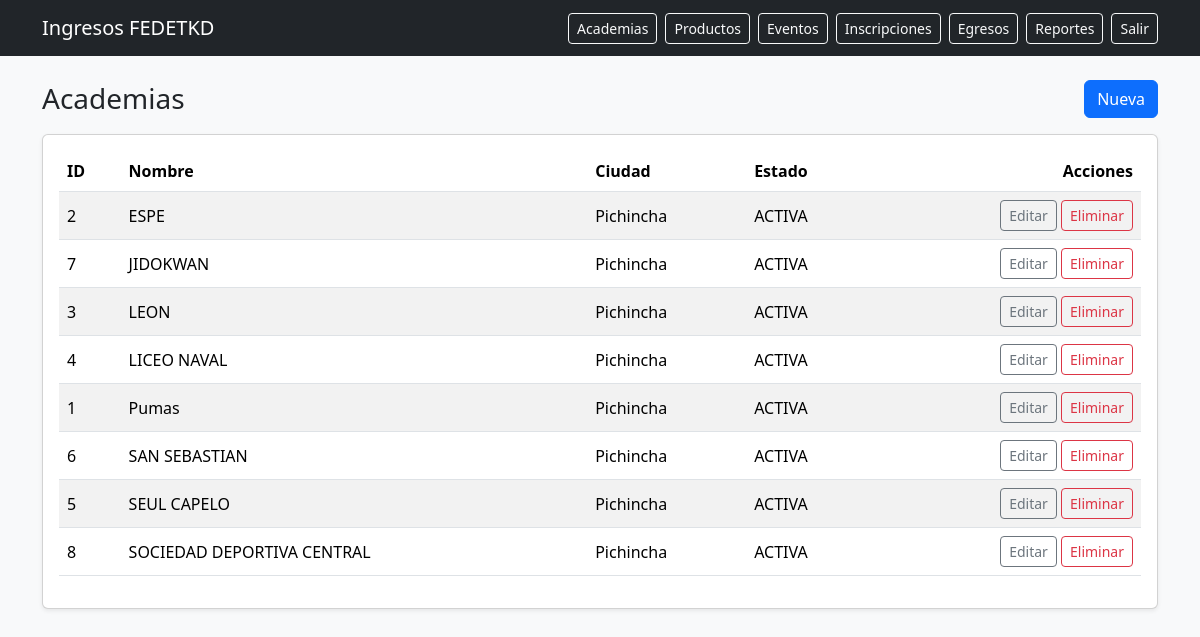
Page /academias/ (signed in) on the committed database.
### app/models/academia.py (models this page shows)
class Academia(TimestampMixin, db.Model):
    __tablename__ = "academias"
    id = db.Column(db.Integer, primary_key=True)
    nombre = db.Column(db.String(190), unique=True, nullable=False, index=True)
    ruc = db.Column(db.String(20), nullable=True)
    provincia = db.Column(db.String(100), nullable=True)
    ciudad = db.Column(db.String(100), nullable=True)
    direccion = db.Column(db.String(255), nullable=True)
    representante = db.Column(db.String(190), nullable=True)
    telefono = db.Column(db.String(50), nullable=True)
    email = db.Column(db.String(190), nullable=True)
    estado = db.Column(db.String(20), default="ACTIVA", nullable=False)  # ACTIVA/INACTIVA

### app/blueprints/academias/routes.py (the view)
@bp.route("/")
@login_required
def index():
    academias = Academia.query.order_by(Academia.nombre.asc()).all()
    return render_template("academias/index.html", academias=academias)

### app/models/auth.py (called while the page is built)
@login_manager.user_loader
def load_user(user_id: str):
    return User.query.get(int(user_id))

### app/templates/academias/index.html (shortened to what this page needs)
{% extends "base.html" %}
{% block content %}
<div class="d-flex justify-content-between align-items-center mb-3">
  <h3 class="mb-0">Academias</h3>
  <a class="btn btn-primary" href="{{ url_for('academias.nuevo') }}">Nueva</a>
</div>
<div class="card shadow-sm">
  <div class="card-body">
    <table class="table table-striped align-middle">
      <thead>
        <tr>
          <th>ID</th>
          <th>Nombre</th>
          <th>Ciudad</th>
          <th>Estado</th>
          <th class="text-end">Acciones</th>
        </tr>
      </thead>
      <tbody>
        {% for a in academias %}
        <tr>
          <td>{{ a.id }}</td>
          <td>{{ a.nombre }}</td>
          <td>{{ a.ciudad or "" }}</td>
          <td>{{ a.estado }}</td>
          <td class="text-end">
            <a class="btn btn-sm btn-outline-secondary" href="{{ url_for('academias.editar', academia_id=a.id) }}">Editar</a>
            <form method="post" action="{{ url_for('academias.eliminar', academia_id=a.id) }}" class="d-inline"
                  onsubmit="return confirm('¿Eliminar academia?');">
              <button class="btn btn-sm btn-outline-danger">Eliminar</button>
            </form>
          </td>
        </tr>
        {% endfor %}
      </tbody>
    </table>
  </div>
</div>
{% endblock %}

### rows in the picture
Academia: id "2", nombre "ESPE", ciudad "Pichincha", estado "ACTIVA"
Academia: id "7", nombre "JIDOKWAN", ciudad "Pichincha", estado "ACTIVA"
Academia: id "3", nombre "LEON", ciudad "Pichincha", estado "ACTIVA"
Academia: id "4", nombre "LICEO NAVAL", ciudad "Pichincha", estado "ACTIVA"
Academia: id "1", nombre "Pumas", ciudad "Pichincha", estado "ACTIVA"
Academia: id "6", nombre "SAN SEBASTIAN", ciudad "Pichincha", estado "ACTIVA"
Academia: id "5", nombre "SEUL CAPELO", ciudad "Pichincha", estado "ACTIVA"
Academia: id "8", nombre "SOCIEDAD DEPORTIVA CENTRAL", ciudad "Pichincha", estado "ACTIVA"
